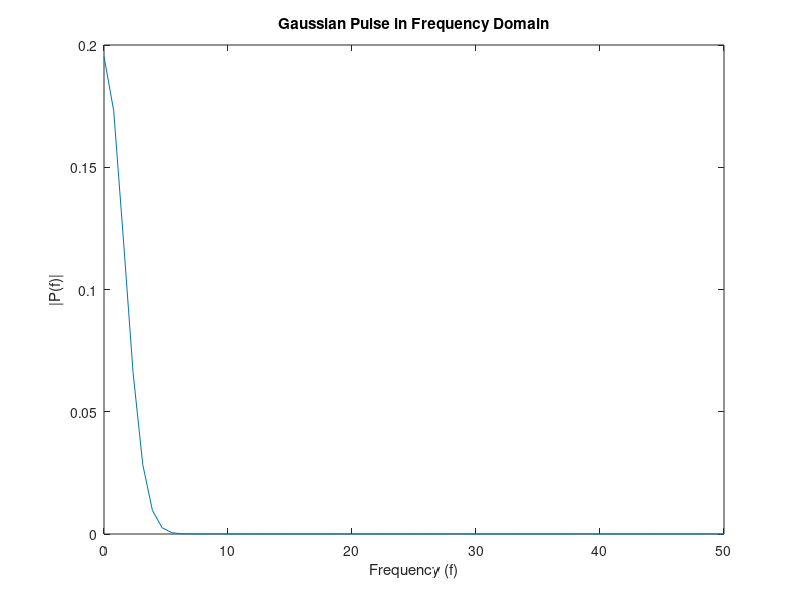

MATLAB code for this plot:
% Convert a Gaussian pulse from the time domain to the frequency domain.

Fs  = 100;              % Sampling frequency
t   = -0.5:1/Fs:0.5;    % Time vector 
L   = length(t);        % Signal length
X   = 1/(4*sqrt(2*pi*0.01))*(exp(-t.^2/(2*0.01)));

if 1                    % Plot the pulse in the time domain
    plot(t,X)
    title('Gaussian Pulse in Time Domain')
    xlabel('Time (t)')
    ylabel('X(t)')
end

% To use the fft function to convert the signal to the frequency domain, 
% first identify a new input length that is the next power of 2 from the 
% original signal length. This will pad the signal X with trailing zeros 
% in order to improve the performance of fft.
n = 2^nextpow2(L);
Y = fft(X,n);           % Y = fft(X,n) returns the n-point discrete Fourier transform  (DFT)
f = Fs*(0:(n/2))/n;
P = abs(Y/n);

plot(f,P(1:n/2+1)) 
title('Gaussian Pulse in Frequency Domain')
xlabel('Frequency (f)')
ylabel('|P(f)|')